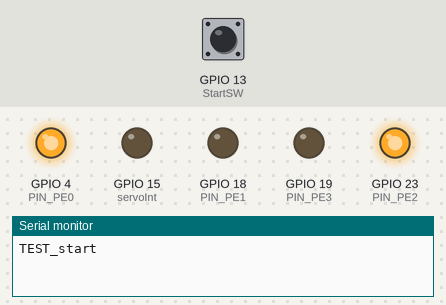
Bench run of a sketch on a simulated ESP32. On the bench: output pins drawn as LEDs (lit = HIGH), the last lines printed to the serial monitor. The test bench sets the inputs (shaded band); at power-on: GPIO 13 (StartSW) HIGH. Pins used as bus, display or sensor lines are not drawn.

Above: at 1.3 s.
1.4 s: GPIO 13 (StartSW) pulled LOW for 3.2 s
At 2.8 s:
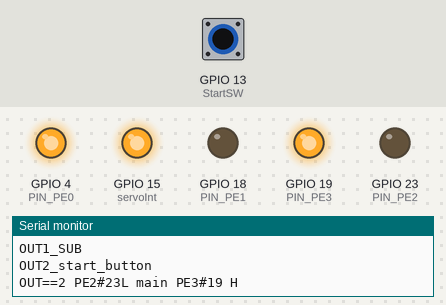
At 5.1 s:
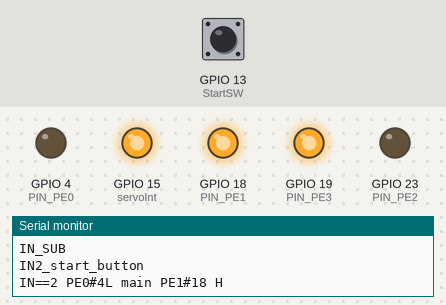
6.1 s: GPIO 13 (StartSW) pulled LOW for 0.15 s
8.6 s: GPIO 13 (StartSW) pulled LOW for 1 s
At 9.5 s:
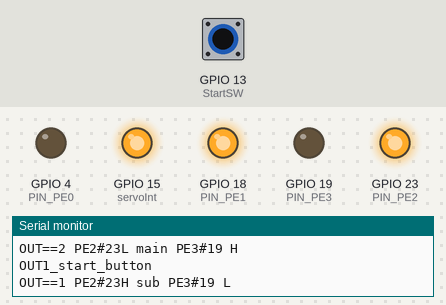
Timing chart, 0 to 11.6 s (numbered marks = the images above; inputs shaded):
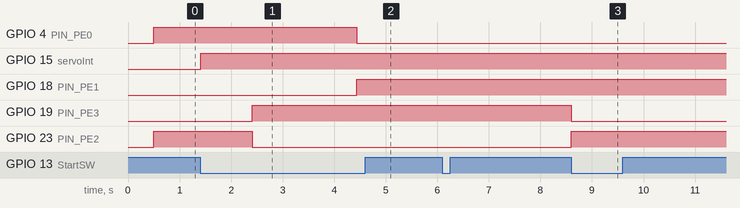

Measured:
- after the input at 1.4 s, GPIO 4 (PIN_PE0): HIGH → LOW after 3.0 s; GPIO 15 (servoInt): LOW → HIGH at once; GPIO 18 (PIN_PE1): LOW → HIGH after 3.0 s; GPIO 19 (PIN_PE3): LOW → HIGH after 1.0 s; GPIO 23 (PIN_PE2): HIGH → LOW after 1.0 s
- after the input at 8.6 s, GPIO 19 (PIN_PE3): HIGH → LOW at once; GPIO 23 (PIN_PE2): LOW → HIGH at once

The sketch:

26_4_12_servoTEST.ino
```cpp
#include "constant.h"
void setup() {
  Serial.begin(115200);
  Serial2.begin(1000000,SERIAL_8N1,16,17);        // 16Tx,17Rx Mega  18-RX1,17-RX2  serial 1
  pinMode(PIN_PE0, OUTPUT);   // In
  pinMode(PIN_PE1, OUTPUT);   // In
  pinMode(PIN_PE2, OUTPUT);   // Out
  pinMode(PIN_PE3, OUTPUT);   // Out
  pinMode(StartSW ,INPUT_PULLUP);//#13
  pinMode(servoInt ,OUTPUT);
  pinMode(NANO_reset, OUTPUT);
  digitalWrite(NANO_reset,  LOW);
  delay(500);
  digitalWrite(NANO_reset, HIGH);
  digitalWrite(PIN_PE0,HIGH);
  digitalWrite(PIN_PE1,LOW);
  digitalWrite(PIN_PE3,LOW);
  digitalWrite(PIN_PE2,HIGH);
  Serial.println("TEST_start");
  while(digitalRead(StartSW) == HIGH){}//1-0
  /*
  Serial.println("nano_resetSUMI");
  while(digitalRead(StartSW) == HIGH){}//1-0
  digitalWrite(PIN_PE2, HIGH);    // Servo Out Sub  HIGH_PE2
  digitalWrite(PIN_PE3, LOW);             // LOOP_SUB　緑19
  delay(10);
  digitalWrite(servoInt, LOW);
  delay(1);
  digitalWrite(servoInt, HIGH);
  Serial.println("OUT-SUMI");
  while(digitalRead(StartSW) == HIGH){}//1-0
  */

}

void loop() {
  START_SW();
  IN_18_PE1 ();
  OUT_19_PE3 ();
  delay(1);
  // put your main code here, to run repeatedly:

}
```

IN_18_PE1.ino
```cpp
 void IN_18_PE1 (){
  if (IN==1){
  digitalWrite(PIN_PE0, HIGH);          // LOOP_SUB　緑4
  digitalWrite(PIN_PE1, LOW);          // LOOP_SUB　緑18
  delay(10);
  digitalWrite(servoInt, LOW);
  delay(1);
  digitalWrite(servoInt, HIGH);
  Serial.println("IN==1 PE0#4H sub PE1#18 L");
  delay(1000);
 }
  if (IN==2){
  digitalWrite(PIN_PE0, LOW);          // LOOP_Main　緑4
  digitalWrite(PIN_PE1, HIGH);          // LOOP_Main　緑18
  delay(10);
  digitalWrite(servoInt, LOW);
  delay(1);
  digitalWrite(servoInt, HIGH);
  Serial.println("IN==2 PE0#4L main PE1#18 H");
  delay(1000);
 }
 }
```

OUT_19_PE3.ino
```cpp
 void OUT_19_PE3 (){
  if (OUT==1){    //Sub
  digitalWrite(PIN_PE2, HIGH);    // Servo Out Sub  HIGH_PE2
  digitalWrite(PIN_PE3, LOW);             // LOOP_SUB　緑19
  delay(10);
  digitalWrite(servoInt, LOW);
  delay(1);
  digitalWrite(servoInt, HIGH);
  Serial.println("OUT==1 PE2#23H sub PE3#19 L");
  delay(1000);
 }
  if (OUT==2){    //Main
  digitalWrite(PIN_PE2, LOW);    // Servo Out Sub  HIGH_PE2
  digitalWrite(PIN_PE3, HIGH);            // LOOP_MAIN　緑19
  delay(10);
  digitalWrite(servoInt, LOW);
  delay(1);
  digitalWrite(servoInt, HIGH);
  Serial.println("OUT==2 PE2#23L main PE3#19 H");
  delay(1000);
 }
 }
```

START_SW.ino
```cpp
void START_SW(){

  Serial.println("OUT1_start_button");
  while(digitalRead(StartSW) == HIGH){}//1-0
  //---------------------------------SUB------------------------------
  OUT=1;
  OUT_19_PE3 ();
  Serial.println("OUT1_SUB");
   while(digitalRead(StartSW) == HIGH){}//1-0
  //-----------------------------------SUB-----------------------
  Serial.println("OUT2_start_button");
  while(digitalRead(StartSW) == HIGH){}//1-0
  //----------------------------------MAIN-----------------------------
  OUT=2;
  OUT_19_PE3 ();
  Serial.println("OUT2_MAIN");
  while(digitalRead(StartSW) == HIGH){}//1-0
  //-----------------------------------SUB-----------------------

  //======================IN----------------------------------------
  Serial.println("IN1_start_button");
  while(digitalRead(StartSW) == HIGH){}//1-0
  //---------------------------------SUB------------------------------
  IN=1;
  IN_18_PE1();
  Serial.println("IN_SUB");
  while(digitalRead(StartSW) == HIGH){}//1-0

  //-----------------------------------SUB-----------------------
  Serial.println("IN2_start_button");
  while(digitalRead(StartSW) == HIGH){}//1-0
  IN=2;
  IN_18_PE1();
  Serial.println("IN2_MAIN");
  while(digitalRead(StartSW) == HIGH){}//1-0

}

 
```

constant.h
```cpp
#ifndef CONSTANT_H
#define CONSTANT_H
uint8_t data[30]={99,0,0,0,0,0,0,0,0,0,0,0,0,0,0,0,0,0,0,0,0,0,0,1,0,0,0,0,0,88};
uint8_t broadcastAddress[] = {0xFF,0xFF,0xFF,0xFF,0xFF,0xFF};
//esp_now_peer_info_t peerInfo = {};//型宣言
const unsigned long RESET_PRESS_TIME = 3000; // ★3秒以上でリセットモード
#define CHANNEL 0
#define PIN_PE7 25          //PIN_PE7 51 LoopFlag(時間)>>>mega21
byte Poji22  = 0;
byte Poji32  = 0;
byte Train1G = 0;
byte Train2G = 0;
byte Train3G = 0;
byte Train4GS = 0;
byte Train1GS= 0;
byte Train2GS= 0;
byte Train3GS= 0;
byte Train4G = 0;
byte T1MS    = 0;
byte T1SS    = 0;
byte T2MS    = 0;
byte T2SS    = 0;
byte T3MS    = 0;
byte T3SS    = 0;
byte T4MS    = 0;
byte T4SS    = 0;
//~~~~~~
//ADC-monita/===========
const byte LED_MPIN = 0;  // LED_motor-B
String ledState;
int restart=0;
const int adcPin = 34;
const int R1 = 5100;
const int R2 = 2000;
float voltage;
//ADC-monita/===========
#define StartSW 13
#define PIN_PE0 4          // Servo In/HIGH=>Sub  LOW=>Main   nano=19
#define PIN_PE2 23         // Servo Out/HIGH=>Sub LOW=>Main   nano=5
#define PIN_PE1 18          // LOOP-Servo In/SUB/MAIN
#define PIN_PE3 19          // LOOP-Servo Out/SUB/MAIN
#define servoInt 15
#define NANO_reset 27
byte ServoInFlag  = 0;       // ServoInFlag(0:Sub, 1:Main)
byte ServoOutFlag1 = 0;    // ServoOutFlag(0:Sub, 1:Main)
byte ServoOutFlag2 =0;
byte SubTimeResetFlag  = 0;  // SetTimeResetフラグ
byte MainTimeResetFlag = 0;  // SetTimeResetフラグ
byte Data6Flag=0;
byte startFlag=0;
byte startFlag21=0;
byte startFlag31=0;
byte startFlag22=0;
byte startFlag32=0;
byte peerFlag=0;
String Termination,SInPoji,Train, Hedder,mTrain;
int  Train1, Train2, Train3,Train4;
String Train1s, Train2s, Train3s,Train4s;
int Stop1, Stop2, Stop3, Stop4;
int Slow1, Slow2, Slow3, Slow4;
int s1,m1,f1;
int s2,m2,f2;
int s3,m3,f3;
int s4,m4,f4;
//===================
int Data1;//Train1
int Data2;//Train2
int Data3;//Train3
int Data4;//Train4

int Data8;//Main
int Main2=0;

boolean direction = 0;
//====================
// Flag
volatile int Train1Flag10=0;
volatile int Train2Flag10=0;
volatile int Train3Flag10=0;
volatile int Train4Flag10=0;
volatile int Train1Flag13=0;
volatile int Train2Flag13=0;
volatile int Train3Flag13=0;
volatile int Train4Flag13=0;
volatile int Train1Flag15D1=0;
volatile int Train1Flag15D2=0;
volatile int Train2Flag15D1=0;
volatile int Train2Flag15D2=0;
volatile int Train3Flag15D1=0;
volatile int Train3Flag15D2=0;
volatile int Train4Flag15D1=0;
volatile int Train4Flag15D2=0;

volatile int compete=0;
volatile int Train1TimeSetFlag1=0;
volatile int Train2TimeSetFlag2=0;
volatile int Train3TimeSetFlag3=0;
volatile int Train4TimeSetFlag4=0;
volatile int Train1Flag1=0;
volatile int Train2Flag2=0;
volatile int Train3Flag3=0;
volatile int Train4Flag4=0;

volatile int TrainFlag21=0;
volatile int TrainFlag31=0;

volatile int Data5Flag1=1;
volatile int Data5Flag2=1;
volatile int Data5Flag3=1;
volatile int Data5Flag4=1;
//
volatile int Train1Flag22=0;
volatile int Train1Flag32=0;
volatile int Train2Flag22=0;
volatile int Train2Flag32=0;
volatile int Train3Flag22=0;
volatile int Train3Flag32=0;
volatile int Train4Flag22=0;
volatile int Train4Flag32=0;
//
volatile int Train1delayFlag22=0;//start優先
volatile int Train2delayFlag22=0;//start優先
volatile int Train3delayFlag22=0;//start優先
volatile int Train4delayFlag22=0;//start優先
volatile int Train1delayFlag32=0;//start優先
volatile int Train2delayFlag32=0;//start優先
volatile int Train3delayFlag32=0;//start優先
volatile int Train4delayFlag32=0;//start優先
volatile int Train1sesor10Flag1=0;
volatile int Train2sesor10Flag2=0;
volatile int Train3sesor10Flag3=0;
volatile int Train4sesor10Flag4=0;

// Timer
unsigned long nowTime;       // 現在時刻
unsigned long nowTimeOld;
unsigned long SubSetTime=0;    // "4""5""12"スタート時刻
unsigned long MainSetTime=0;    // "4""5""12"スタート時刻

unsigned long SubSetTime22=0;   // "32"スタート時刻　＊
unsigned long MainSetTime32=0;   // "32"スタート時刻　＊
unsigned long SubStartTime22=0;
unsigned long MainStartTime32=0;
unsigned long Sub=0;   // "32"スタート時刻　＊
unsigned long Main=0;   // "32"スタート時刻　＊
unsigned long SubSetTime21=0;    // "21"スタート時刻
unsigned long MainSetTime31=0;    // "21"スタート時刻
unsigned long Time21=0;    // "21"スタート時刻
unsigned long Time31=0;    // "21"スタート時刻
unsigned long Timecompete=0;
unsigned long SubSetTime4=0;
unsigned long SubSetTime5=0;
unsigned long SubSetTime6=0;
unsigned long SubSetTime7=0;
unsigned long SubSetTime8=0;
unsigned long SubSetTime9=0;
unsigned long SubSetTime10=0;
unsigned long SubSetTime11=0;
unsigned long MainSetTime11=0;
unsigned long SubSetTime12=0;
unsigned long MainSetTime12=0;
unsigned long SubSetTime13=0;   // "31"スタート時刻　＊
unsigned long MainSetTime13=0;   // "31"スタート時刻　＊
unsigned long SubSetservoTime13=0;
unsigned long Time22=0;
unsigned long Time32=0;
unsigned long Time822=0;
unsigned long Time832=0;
unsigned long count22=0;
unsigned long count32=0;
unsigned long count22Flag=0;
unsigned long count32Flag=0;
unsigned long MainServoTime32;
unsigned long SubServoTime22;
int SubServoTime22Flag=0;
int control_Flag1=0;
int control_Flag2=0;
int startFlag1=0;//start優先
int startFlag2=0;//start優先
int startFlag3=0;//start優先
int startFlag4=0;//start優先
int MainServoTime32Flag=0;
int cont = 0;             // 時間配列カウント(22 & 32)
int Lcont = 0;            // 時間配列カウント(10)
int lpcnt=0;
int lpcnt2=0;
int mc;
uint8_t FB_LIght=13;
uint8_t ctr=0;
uint8_t IN=0;   //servo In  Data5 1-sub 2-main
uint8_t OUT=0;  //servo Out Data6 1-sub 2-main
uint8_t Data7=0;   //sub_start   1  MAIN_start  2
uint8_t Send1=0;
uint8_t y=0;
uint8_t Send2=0;
uint8_t z=0;
uint8_t Send3=0;
uint8_t v=0;
uint8_t Send4=0;
uint8_t w=0;
uint8_t startbutton=1;
#endif
```
